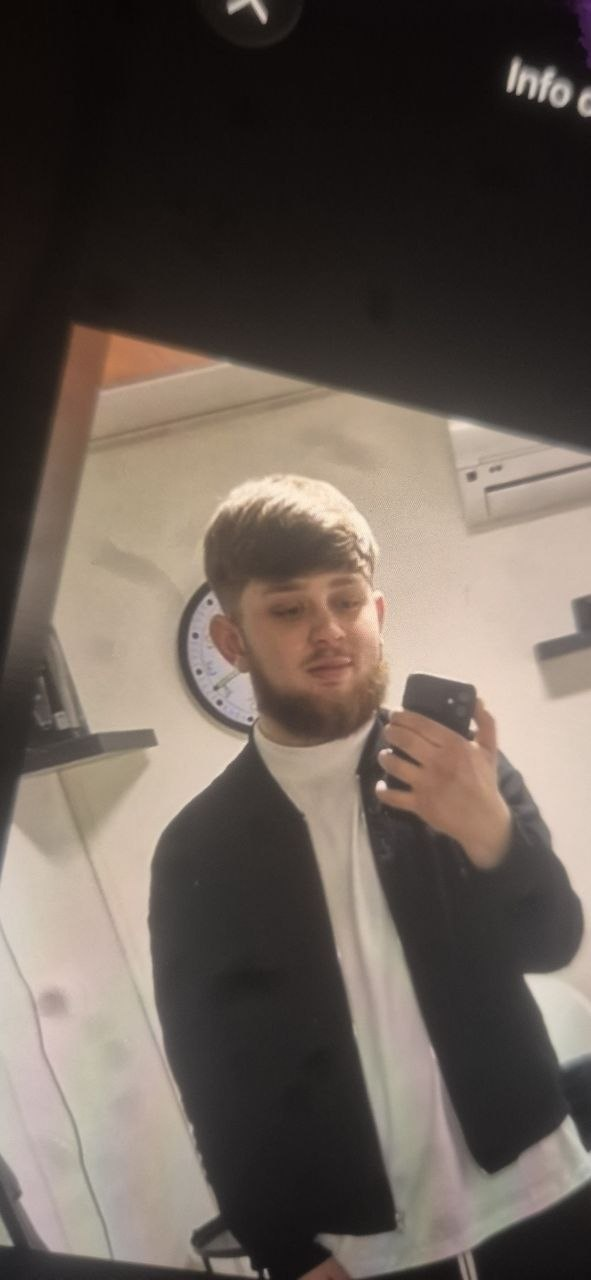
#> input picture assets/faces/raw/fighter1_raw.jpg, 591 x 1280 px
$ python make_faces.py
#> lines starting #> are read from the running program, lines starting #| are printed output that depends on the picture
#!/usr/bin/env python3
"""Ritaglia le foto grezze nelle teste tonde del gioco.

Uso:  python3 tools/make_faces.py
Prende  assets/faces/raw/*_raw.jpg  e scrive  assets/faces/fighterN.png
(512x512 RGBA, mascherati a cerchio con bordo sfumato).

Rilanciabile: se un ritaglio non va, cambia i numeri in CROPS e rilancia.
Serve solo Pillow:  python3 -m pip install Pillow
"""
import os
from PIL import Image, ImageDraw, ImageEnhance, ImageFilter, ImageOps

# [6 lines of commented-out code are left out]
CROPS = {
    "fighter1": {  # foto barbiere: barba, giacca nera, collo alto bianco (591x1280)
        "src": "fighter1_raw.jpg",
        "cx": 0.523, "cy": 0.479, "size": 0.330, "rot": -5.0,
    },
    "fighter2": {  # foto bagno col flash: capelli scuri bagnati, canotta nera (576x576)
        "src": "fighter2_raw.jpg",
        "cx": 0.384, "cy": 0.301, "size": 0.365, "rot": 7.0,
    },
}

OUT_SIZE = 512      # lato del PNG finale
FEATHER = 12        # px di sfumatura del bordo circolare
CONTRAST = 1.15     # la testa a schermo è piccola: deve staccare
SATURATION = 1.15

# ------------------------------------------------------------------ percorsi
ROOT = os.path.dirname(os.path.dirname(os.path.abspath(__file__)))
RAW_DIR = os.path.join(ROOT, "assets", "faces", "raw")
OUT_DIR = os.path.join(ROOT, "assets", "faces")


def circular_alpha(size, feather):
    """Maschera L: cerchio pieno con bordo sfumato di ~feather px."""
    m = Image.new("L", (size, size), 0)
    d = ImageDraw.Draw(m)
    inset = feather  # lascia spazio perché la sfumatura non venga tagliata
    d.ellipse([inset, inset, size - 1 - inset, size - 1 - inset], fill=255)
    return m.filter(ImageFilter.GaussianBlur(feather * 0.6))


def make(name, spec):
#> called with name = 'fighter1'
    src = os.path.join(RAW_DIR, spec["src"])
    img = Image.open(src)
#> img is the input picture: PIL image 591x1280 RGB; mean R, G, B 103.9, 93.2, 85.1
    img = ImageOps.exif_transpose(img).convert("RGB")  # rispetta l'orientamento EXIF
    w, h = img.size
#> w = 591; h = 1280

    cx, cy = spec["cx"] * w, spec["cy"] * h
#> cx = 309.1; cy = 613.1
    half = spec["size"] * w / 2.0
#> half = 97.52

    # ruota attorno al centro del ritaglio (quel punto resta fermo), poi ritaglia
    if spec["rot"]:
        img = img.rotate(spec["rot"], resample=Image.BICUBIC, center=(cx, cy))
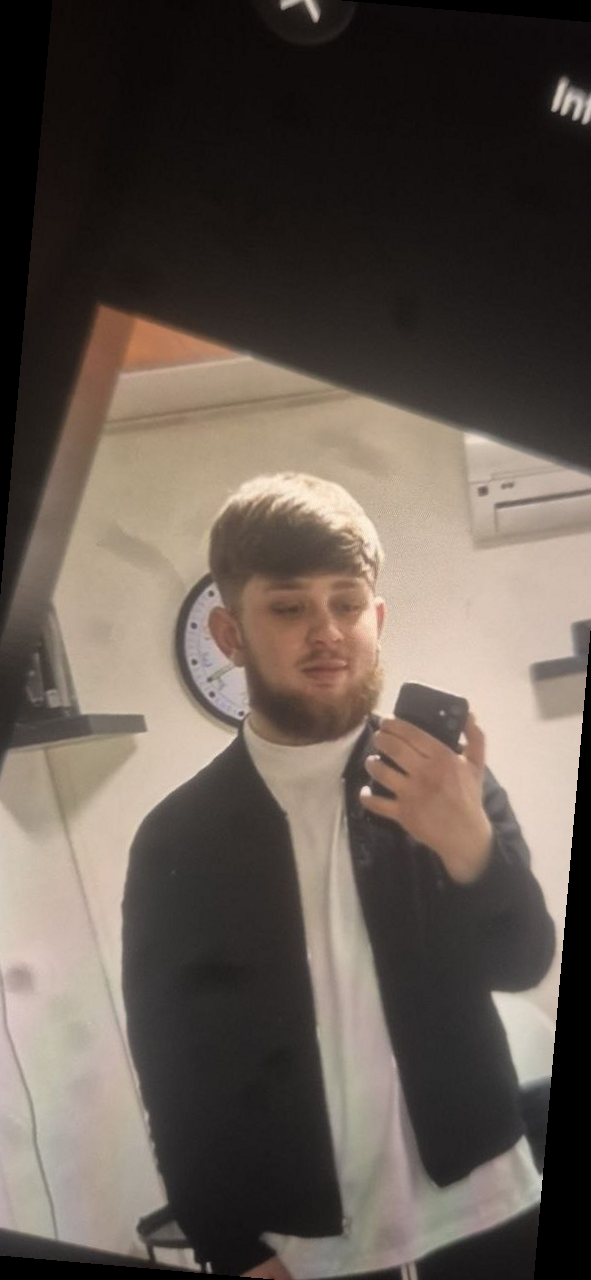
#> img: PIL image 591x1280 RGB; mean R, G, B 98.3, 88, 80

    box = (round(cx - half), round(cy - half), round(cx + half), round(cy + half))
#> box = (212, 516, 407, 711)
    crop = img.crop(box)  # se sfora, Pillow riempie di nero: i ritagli stanno dentro
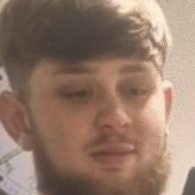
#> crop: PIL image 195x195 RGB; mean R, G, B 147.6, 120.8, 104.8
    crop = crop.resize((OUT_SIZE, OUT_SIZE), Image.LANCZOS)
#> crop: PIL image 512x512 RGB

    crop = ImageEnhance.Contrast(crop).enhance(CONTRAST)
    crop = ImageEnhance.Color(crop).enhance(SATURATION)

    crop = crop.convert("RGBA")
#> crop: PIL image 512x512 RGBA
    crop.putalpha(circular_alpha(OUT_SIZE, FEATHER))
#> in circular_alpha, `m = Image.new("L", (size, size), 0)`: m: PIL image 512x512 L; every value is 0
#> in circular_alpha, `return m.filter(ImageFilter.GaussianBlur(feather * 0.6))`:
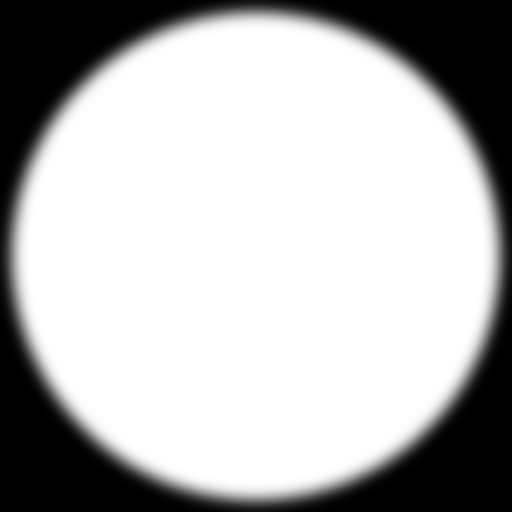
#> returned value: PIL image 512x512 L; min 0, max 255, mean 181.8
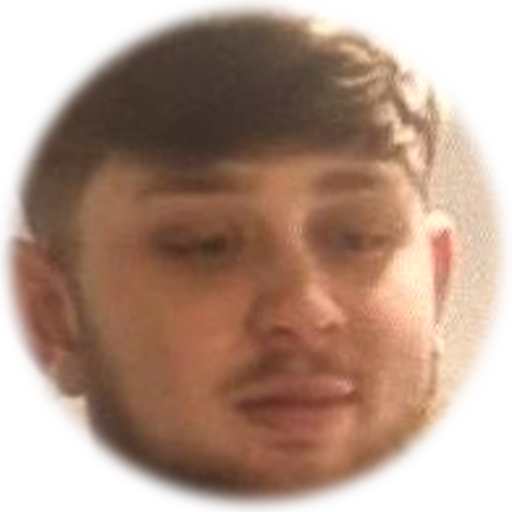
#> crop: PIL image 512x512 RGBA; mean R, G, B, A 153, 117.9, 96.7, 181.8; transparent parts drawn white

    out = os.path.join(OUT_DIR, name + ".png")
    crop.save(out)
    print("scritto %s  (sorgente %dx%d, ritaglio %s)" % (
        os.path.relpath(out, ROOT), w, h, box))
#| scritto assets/faces/fighter1.png  (sorgente 591x1280, ritaglio (212, 516, 407, 711))


def main():
    for name, spec in CROPS.items():
        make(name, spec)
#> pass 2 of the loop in main, `for name, spec in CROPS.items():`:
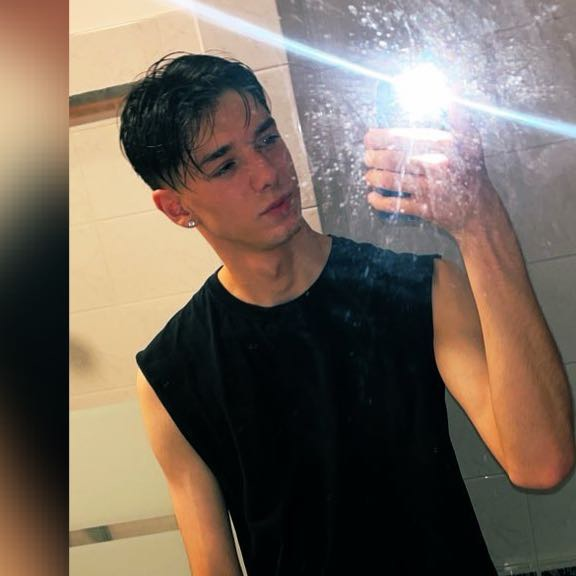
#> input picture assets/faces/raw/fighter2_raw.jpg, 576 x 576 px
#> in make, img is the input picture: PIL image 576x576 RGB; mean R, G, B 116.4, 103.1, 91.6
#> in make (call 2), `img = img.rotate(spec["rot"], resample=Image.BICUBIC, center=(cx, cy))`:
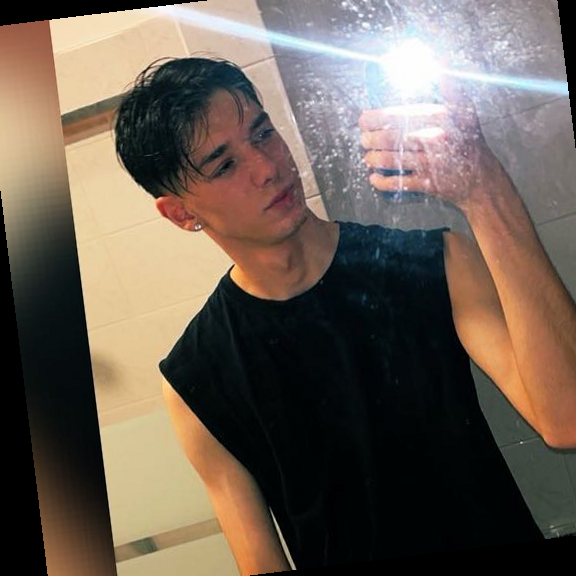
#> img: PIL image 576x576 RGB; mean R, G, B 108.2, 95.7, 84.8
#> in make (call 2), `crop.putalpha(circular_alpha(OUT_SIZE, FEATHER))`:
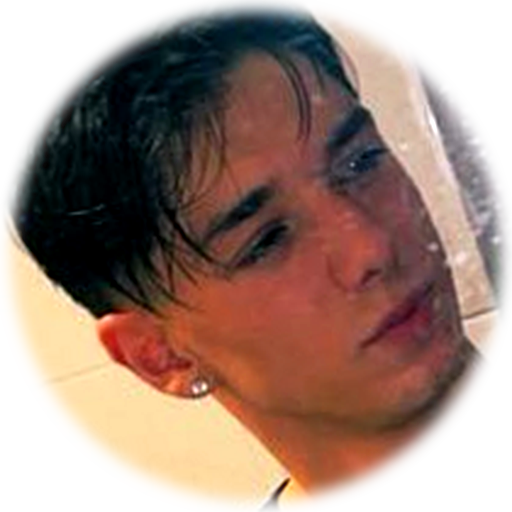
#> crop: PIL image 512x512 RGBA; mean R, G, B, A 132.6, 101.5, 85.1, 181.8; transparent parts drawn white
#| scritto assets/faces/fighter2.png  (sorgente 576x576, ritaglio (116, 68, 326, 278))


if __name__ == "__main__":
    main()
